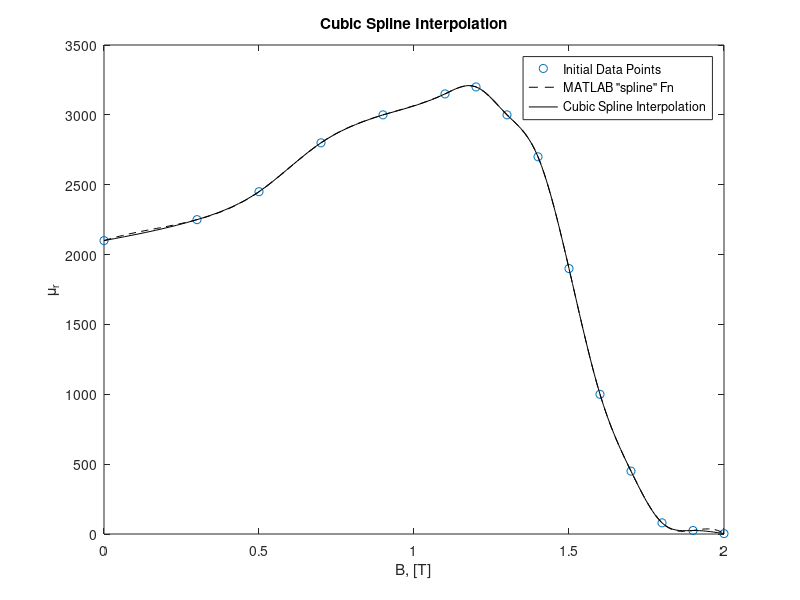

Write MATLAB code to recreate this figure.
clear all; close all; clc

% Initial Data:
x = [0; 0.3; 0.5; 0.7; 0.9; 1.1; 1.2; 1.3; 1.4; 1.5; 1.6; 1.7; 1.8; 1.9; 2];
y = [2100; 2250; 2450; 2800; 3000; 3150; 3200; 3000; 2700; 1900; 1000; 450; 80; 25; 3];

% MATLAB built-in cubic spline interpolation:
B_built = [0:.01:2];
mur_built = spline(x, y, B_built);
plot(x, y, 'o', B_built, mur_built, 'k--');
title('Cubic Spline Interpolation'); 
xlabel('B, [T]'); ylabel('\mu_r'); hold on

% Spline in every interval is defined as:
% S(x) = Sj(x) = a3*(x-x(k))^3 + a2*(x-x(k))^2 + a1*(x-x(k)) + a0
% We have to solve for a0, a1, a2, a3, a4

n = length(x);

h = x(2:n) - x(1:n-1);
d = (y(2:n) - y(1:n-1))./h;

A = spdiags([h(1:end-1) 2*(h(1:end-1)+h(2:end)) h(2:end)], [-1 0 1], n-2, n-2);
rhs = 6*(d(2:end)-d(1:end-1));

% Second Derivative Calculation
sd = A\rhs;
% Adding Natural Boundary Condition
sd = [0; sd; 0];

% Calculating Coefficients
a0 = y;
a1 = d - h.*(2*sd(1:end-1) + sd(2:end))/6;
a2 = sd / 2;
a3 = (sd(2:end) - sd(1:end-1)) ./ (6*h);

% Plot
for i=1:n-1
   xx = linspace(x(i), x(i+1), 10);
   xi = repmat(x(i), 1, 10);
   yy = a0(i) + a1(i)*(xx - xi) + a2(i)*(xx - xi).^2 + a3(i)*(xx - xi).^3;
   plot(xx, yy, 'k'); hold on
end
hleg1 = legend('Initial Data Points', 'MATLAB "spline" Fn', 'Cubic Spline Interpolation')